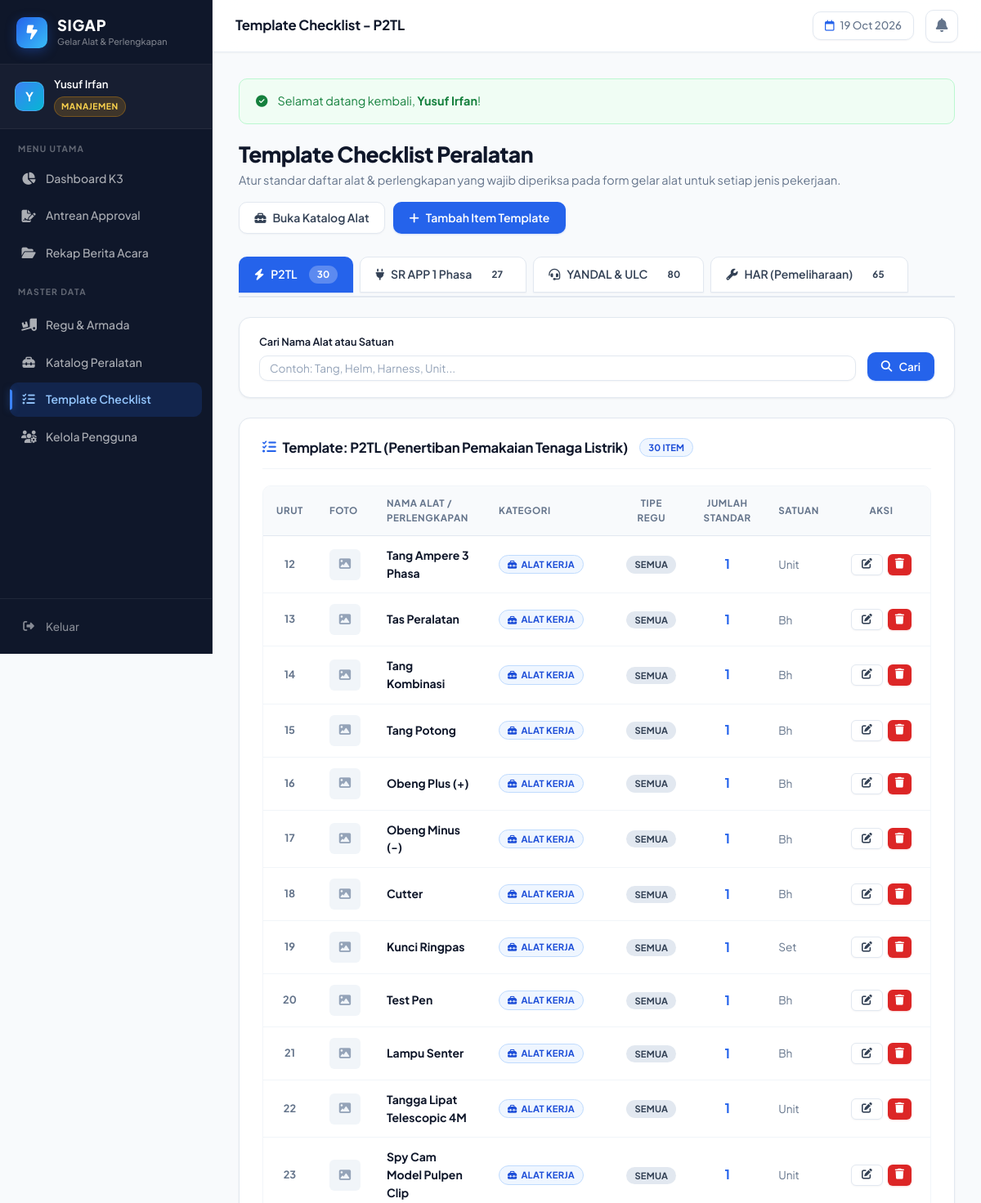
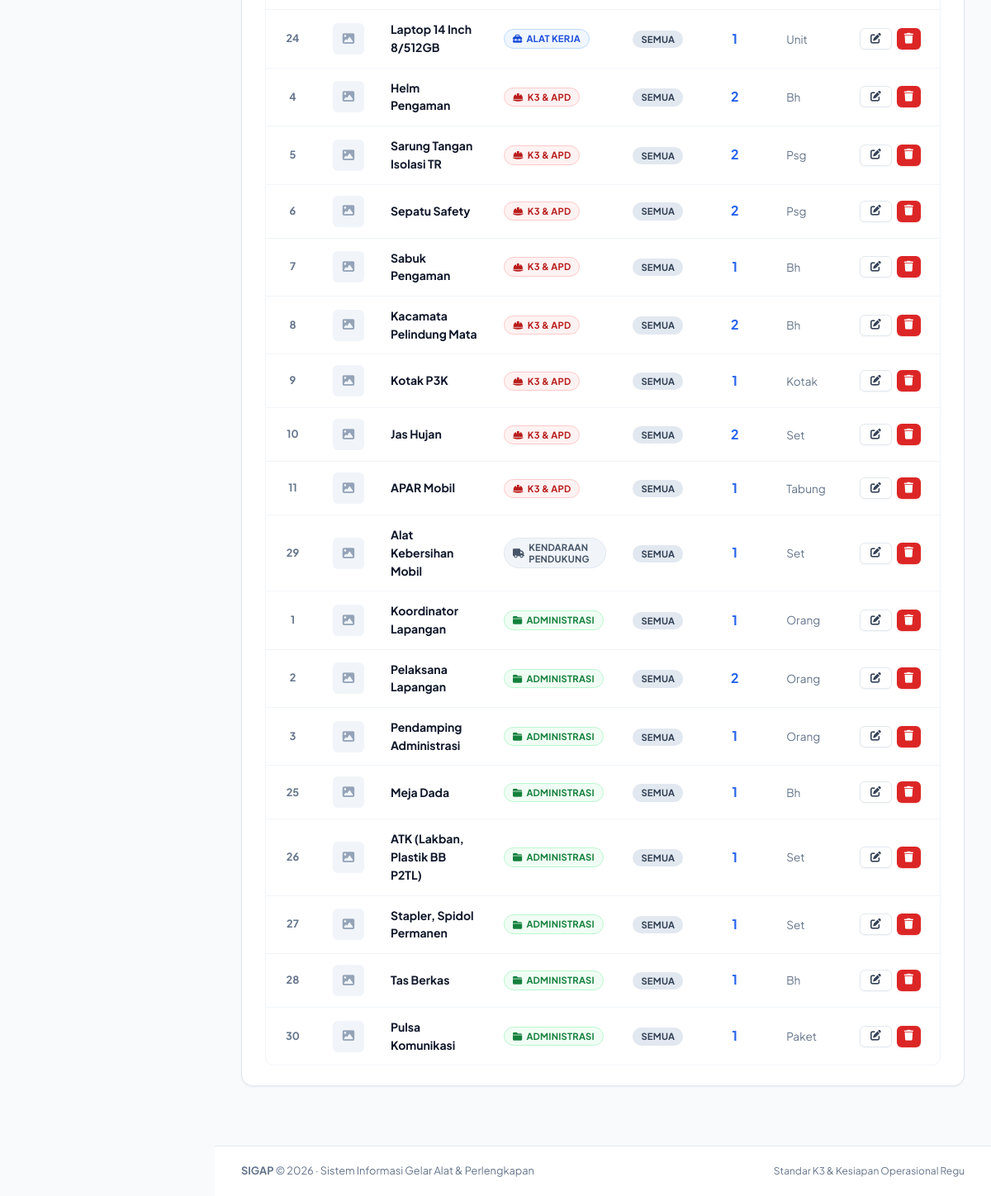
Screenshot of /master/template/index.php (signed in) with the database file from the repository (2 pictures, top to bottom).
### tables this page shows
CREATE TABLE IF NOT EXISTS template_checklist_item (
    id               INT          AUTO_INCREMENT PRIMARY KEY,
    jenis_pekerjaan  ENUM('p2tl', 'sr_app', 'yandal', 'har') NOT NULL,
    regu_tipe        VARCHAR(50)  NOT NULL DEFAULT 'all',
    master_barang_id INT  NOT NULL,
    jumlah_standar   INT  NOT NULL DEFAULT 1,
    urutan           INT  NOT NULL DEFAULT 0,
    INDEX idx_tpl_jenis  (jenis_pekerjaan),
    INDEX idx_tpl_barang (master_barang_id),
    FOREIGN KEY (master_barang_id)
        REFERENCES master_barang(id)
        ON DELETE CASCADE
        ON UPDATE CASCADE
);

CREATE TABLE IF NOT EXISTS master_barang (
    id               INT          AUTO_INCREMENT PRIMARY KEY,
    nama_barang      VARCHAR(150) NOT NULL UNIQUE,
    kategori         ENUM('alat_kerja', 'k3_safety', 'kendaraan_pendukung', 'administrasi') NOT NULL,
    satuan_default   VARCHAR(30)  NOT NULL,
    gambar_referensi VARCHAR(255) NULL,
    created_at       TIMESTAMP    DEFAULT CURRENT_TIMESTAMP,
    updated_at       TIMESTAMP    DEFAULT CURRENT_TIMESTAMP ON UPDATE CURRENT_TIMESTAMP,
    INDEX idx_barang_kategori (kategori),
    INDEX idx_barang_nama     (nama_barang)
);

### includes/auth_check.php (called while the page is built, shortened)
<?php
function base_url($path = '') {
    static $base_dir = null;
    if ($base_dir === null) {
        $project_root = str_replace('\\', '/', realpath(__DIR__ . '/..'));
        $doc_root     = str_replace('\\', '/', realpath(isset($_SERVER['DOCUMENT_ROOT']) ? $_SERVER['DOCUMENT_ROOT'] : ''));
        if ($doc_root && strpos($project_root, $doc_root) === 0) {
            $base_dir = substr($project_root, strlen($doc_root));
        } else {
            $script = isset($_SERVER['SCRIPT_NAME']) ? $_SERVER['SCRIPT_NAME'] : '';
            $base_dir = rtrim(dirname(dirname($script)), '/');
        }
        $base_dir = rtrim($base_dir, '/');
    }
    return $base_dir . '/' . ltrim($path, '/');
}

### master/template/index.php (the view, shortened to what this page needs)
<?php
require_once __DIR__ . '/../../includes/auth_check.php';
$pdo = get_db_connection();
$active_jenis = isset($_GET['jenis']) ? $_GET['jenis'] : 'p2tl';
$search = trim(isset($_GET['q']) ? $_GET['q'] : '');
$counts_stmt = $pdo->query("SELECT jenis_pekerjaan, COUNT(*) as total FROM template_checklist_item GROUP BY jenis_pekerjaan");
$counts_raw = $counts_stmt->fetchAll(PDO::FETCH_KEY_PAIR);
$tab_counts = [
    'p2tl'   => isset($counts_raw['p2tl']) ? $counts_raw['p2tl'] : 0,
    'sr_app' => isset($counts_raw['sr_app']) ? $counts_raw['sr_app'] : 0,
    'yandal' => isset($counts_raw['yandal']) ? $counts_raw['yandal'] : 0,
    'har'    => isset($counts_raw['har']) ? $counts_raw['har'] : 0,
];
$where = ["tci.jenis_pekerjaan = :jenis"];
$params = [':jenis' => $active_jenis];
$where_sql = implode(' AND ', $where);
$stmt = $pdo->prepare("
    SELECT tci.*, mb.nama_barang, mb.kategori, mb.satuan_default, mb.gambar_referensi
    FROM template_checklist_item tci
    JOIN master_barang mb ON tci.master_barang_id = mb.id
    WHERE {$where_sql}
    ORDER BY mb.kategori, tci.urutan, mb.nama_barang
");
$stmt->execute($params);
$items = $stmt->fetchAll();
$kategori_labels = [
    'alat_kerja'          => ['label' => 'Alat Kerja', 'badge' => 'badge-submitted', 'icon' => 'fa-toolbox'],
    'k3_safety'           => ['label' => 'K3 & APD', 'badge' => 'badge-rejected', 'icon' => 'fa-hard-hat'],
    'kendaraan_pendukung' => ['label' => 'Kendaraan Pendukung', 'badge' => 'badge-draft', 'icon' => 'fa-truck'],
    'administrasi'        => ['label' => 'Administrasi', 'badge' => 'badge-approved', 'icon' => 'fa-folder-closed']
];
$jenis_titles = [
    'p2tl'   => 'P2TL (Penertiban Pemakaian Tenaga Listrik)',
    'sr_app' => 'SR APP 1 Phasa (Penyambungan & Bongkar)',
    'yandal' => 'YANDAL & ULC (Pelayanan Gangguan)',
    'har'    => 'HAR (Pemeliharaan Jaringan & Gardu)',
];
require_once __DIR__ . '/../../includes/header.php';
?>
<div style="display:flex; justify-content:space-between; align-items:flex-start; margin-bottom:1.75rem; flex-wrap:wrap; gap:1rem;">
    <div>
        <h1 style="font-size:1.65rem; font-weight:800; letter-spacing:-0.02em; margin-bottom:4px; color:var(--text-main);">Template Checklist Peralatan</h1>
        <p style="color:var(--text-muted); font-size:0.9rem;">Atur standar daftar alat & perlengkapan yang wajib diperiksa pada form gelar alat untuk setiap jenis pekerjaan.</p>
    </div>
    <div style="display:flex; gap:10px;">
        <a href="<?= base_url('master/barang/index.php') ?>" class="btn btn-outline">
            <i class="fa-solid fa-toolbox"></i> Buka Katalog Alat
        </a>
        <button onclick="openModalTambah()" class="btn btn-primary">
            <i class="fa-solid fa-plus"></i> Tambah Item Template
        </button>
    </div>
</div>
<div style="display:flex; gap:8px; margin-bottom:1.5rem; overflow-x:auto; padding-bottom:4px; border-bottom:2px solid var(--border-color);">
    <a href="index.php?jenis=p2tl" class="btn <?= $active_jenis === 'p2tl' ? 'btn-primary' : 'btn-outline' ?>" style="border-radius:var(--radius-md) var(--radius-md) 0 0; padding:10px 18px; font-weight:600; text-decoration:none;">
        <i class="fa-solid fa-bolt"></i> P2TL
        <span class="badge" style="margin-left:6px; background:<?= $active_jenis === 'p2tl' ? 'rgba(255,255,255,0.25)' : 'var(--bg-card)' ?>;"><?= $tab_counts['p2tl'] ?></span>
    </a>
    <a href="index.php?jenis=sr_app" class="btn <?= $active_jenis === 'sr_app' ? 'btn-primary' : 'btn-outline' ?>" style="border-radius:var(--radius-md) var(--radius-md) 0 0; padding:10px 18px; font-weight:600; text-decoration:none;">
        <i class="fa-solid fa-plug"></i> SR APP 1 Phasa
        <span class="badge" style="margin-left:6px; background:<?= $active_jenis === 'sr_app' ? 'rgba(255,255,255,0.25)' : 'var(--bg-card)' ?>;"><?= $tab_counts['sr_app'] ?></span>
    </a>
    <a href="index.php?jenis=yandal" class="btn <?= $active_jenis === 'yandal' ? 'btn-primary' : 'btn-outline' ?>" style="border-radius:var(--radius-md) var(--radius-md) 0 0; padding:10px 18px; font-weight:600; text-decoration:none;">
        <i class="fa-solid fa-headset"></i> YANDAL & ULC
        <span class="badge" style="margin-left:6px; background:<?= $active_jenis === 'yandal' ? 'rgba(255,255,255,0.25)' : 'var(--bg-card)' ?>;"><?= $tab_counts['yandal'] ?></span>
    </a>
    <a href="index.php?jenis=har" class="btn <?= $active_jenis === 'har' ? 'btn-primary' : 'btn-outline' ?>" style="border-radius:var(--radius-md) var(--radius-md) 0 0; padding:10px 18px; font-weight:600; text-decoration:none;">
        <i class="fa-solid fa-wrench"></i> HAR (Pemeliharaan)
        <span class="badge" style="margin-left:6px; background:<?= $active_jenis === 'har' ? 'rgba(255,255,255,0.25)' : 'var(--bg-card)' ?>;"><?= $tab_counts['har'] ?></span>
    </a>
</div>
<div class="card" style="margin-bottom:1.5rem; padding:1.25rem 1.5rem;">
    <form method="GET" style="display:flex; gap:14px; flex-wrap:wrap; align-items:flex-end;">
        <div style="flex:1; min-width:240px;">
            <label class="form-label" style="font-size:0.8rem;">Cari Nama Alat atau Satuan</label>
            <input type="text" name="q" class="form-control" placeholder="Contoh: Tang, Helm, Harness, Unit..." value="<?= htmlspecialchars($search) ?>" style="font-size:0.85rem; padding:6px 12px;">
        </div>
        <div style="display:flex; gap:8px;">
            <button type="submit" class="btn btn-primary" style="padding:7px 16px; font-size:0.85rem;">
                <i class="fa-solid fa-magnifying-glass"></i> Cari
            </button>
        </div>
    </form>
</div>
<div class="card">
    <div class="card-header">
        <h2 class="card-title">
            <i class="fa-solid fa-list-check" style="color:var(--primary);"></i>
            Template: <?= htmlspecialchars(isset($jenis_titles[$active_jenis]) ? $jenis_titles[$active_jenis] : strtoupper($active_jenis)) ?>
            <span class="badge badge-submitted" style="font-size:0.7rem; margin-left:6px;"><?= count($items) ?> item</span>
        </h2>
    </div>
    <?php if (empty($items)): ?>
        <div style="text-align:center; padding:3rem 1rem; color:var(--text-muted);">
            <div style="width:48px; height:48px; border-radius:50%; background:#f1f5f9; color:#64748b; display:flex; align-items:center; justify-content:center; margin:0 auto 10px; font-size:1.3rem;">
                <i class="fa-solid fa-clipboard-list"></i>
            </div>
            <strong style="color:var(--text-main);">Belum ada item checklist untuk jenis pekerjaan ini</strong>
            <p style="font-size:0.825rem; margin-top:2px;">Klik tombol "Tambah Item Template" di atas untuk menambahkan alat ke dalam template checklist.</p>
        </div>
    <?php else: ?>
        <div class="table-responsive">
            <table class="data-table">
                <thead>
                    <tr>
                        <th width="40px" style="text-align:center;">Urut</th>
                        <th width="50px">Foto</th>
                        <th>Nama Alat / Perlengkapan</th>
                        <th>Kategori</th>
                        <th style="text-align:center;">Tipe Regu</th>
                        <th style="text-align:center;">Jumlah Standar</th>
                        <th>Satuan</th>
                        <th style="text-align:center; width:120px;">Aksi</th>
                    </tr>
                </thead>
                <tbody>
                    <?php foreach ($items as $i => $row): ?>
                        <?php $kat_info = isset($kategori_labels[$row['kategori']]) ? $kategori_labels[$row['kategori']] : ['label' => $row['kategori'], 'badge' => 'badge-draft', 'icon' => 'fa-tag']; ?>
                        <tr>
                            <td style="text-align:center; font-weight:700; color:var(--text-muted); font-size:0.8rem;">
                                <?= $row['urutan'] ?>
                            </td>
                            <td>
                                <?php if (!empty($row['gambar_referensi'])): ?>
                                    <img src="<?= base_url('uploads/referensi/' . htmlspecialchars($row['gambar_referensi'])) ?>"
                                         style="width:38px; height:38px; object-fit:cover; border-radius:var(--radius-sm); border:1px solid var(--border-color); cursor:pointer;"
                                         onclick="previewImage(this.src, '<?= addslashes(htmlspecialchars($row['nama_barang'])) ?>')"
                                         title="Klik perbesar">
                                <?php else: ?>
                                    <div style="width:38px; height:38px; border-radius:var(--radius-sm); background:#f1f5f9; color:#94a3b8; display:flex; align-items:center; justify-content:center; font-size:0.9rem;">
                                        <i class="fa-solid fa-image"></i>
                                    </div>
                                <?php endif; ?>
                            </td>
                            <td>
                                <strong style="color:var(--text-main); font-size:0.875rem;"><?= htmlspecialchars($row['nama_barang']) ?></strong>
                            </td>
                            <td>
                                <span class="badge <?= $kat_info['badge'] ?>" style="font-size:0.7rem;">
                                    <i class="fa-solid <?= $kat_info['icon'] ?>"></i> <?= $kat_info['label'] ?>
                                </span>
                            </td>
                            <td style="text-align:center;">
                                <?php if ($row['regu_tipe'] === 'all'): ?>
                                    <span class="badge" style="background:#e2e8f0; color:#334155; font-size:0.7rem;">Semua</span>
                                <?php elseif ($row['regu_tipe'] === 'roda_3'): ?>
                                    <span class="badge" style="background:#e0e7ff; color:#3730a3; font-size:0.7rem;">Roda 3</span>
                                <?php elseif ($row['regu_tipe'] === 'roda_2'): ?>
                                    <span class="badge" style="background:#fef3c7; color:#92400e; font-size:0.7rem;">Roda 2</span>
                                <?php elseif ($row['regu_tipe'] === 'yandal_mobil'): ?>
                                    <span class="badge" style="background:#dbeafe; color:#1e40af; font-size:0.7rem;">Mobil Yandal</span>
                                <?php elseif ($row['regu_tipe'] === 'ulc_motor'): ?>
                                    <span class="badge" style="background:#fef3c7; color:#b45309; font-size:0.7rem;">ULC Motor</span>
                                <?php else: ?>
                                    <span class="badge" style="background:#f1f5f9; color:#475569; font-size:0.7rem;"><?= htmlspecialchars($row['regu_tipe']) ?></span>
                                <?php endif; ?>
                            </td>
                            <td style="text-align:center;">
                                <strong style="font-size:1rem; color:var(--primary);"><?= $row['jumlah_standar'] ?></strong>
                            </td>
                            <td style="font-size:0.85rem; color:var(--text-muted);">
                                <?= htmlspecialchars($row['satuan_default']) ?>
                            </td>
                            <td style="text-align:center; white-space:nowrap;">
                                <div style="display:inline-flex; gap:6px;">
                                    <button onclick='openModalEdit(<?= json_encode($row) ?>)' class="btn btn-outline btn-sm" title="Edit Item">
                                        <i class="fa-solid fa-pen-to-square"></i>
                                    </button>
                                    <button onclick="confirmHapus(<?= $row['id'] ?>, '<?= addslashes(htmlspecialchars($row['nama_barang'])) ?>')" class="btn btn-danger btn-sm" style="padding:4px 8px;" title="Hapus">
                                        <i class="fa-solid fa-trash"></i>
                                    </button>
                                </div>
                            </td>
                        </tr>
                    <?php endforeach; ?>
                </tbody>
            </table>
        </div>
    <?php endif; ?>
</div>
<?php require_once __DIR__ . '/../../includes/footer.php'; ?>

### rows the page displays
template_checklist_item: urutan "12", master_barang.nama_barang "Tang Ampere 3 Phasa", master_barang.kategori "ALAT KERJA", regu_tipe "SEMUA", jumlah_standar "1", master_barang.satuan_default "Unit"
template_checklist_item: urutan "13", master_barang.nama_barang "Tas Peralatan", master_barang.kategori "ALAT KERJA", regu_tipe "SEMUA", jumlah_standar "1", master_barang.satuan_default "Bh"
template_checklist_item: urutan "14", master_barang.nama_barang "Tang Kombinasi", master_barang.kategori "ALAT KERJA", regu_tipe "SEMUA", jumlah_standar "1", master_barang.satuan_default "Bh"
template_checklist_item: urutan "15", master_barang.nama_barang "Tang Potong", master_barang.kategori "ALAT KERJA", regu_tipe "SEMUA", jumlah_standar "1", master_barang.satuan_default "Bh"
template_checklist_item: urutan "16", master_barang.nama_barang "Obeng Plus (+)", master_barang.kategori "ALAT KERJA", regu_tipe "SEMUA", jumlah_standar "1", master_barang.satuan_default "Bh"
template_checklist_item: urutan "17", master_barang.nama_barang "Obeng Minus (-)", master_barang.kategori "ALAT KERJA", regu_tipe "SEMUA", jumlah_standar "1", master_barang.satuan_default "Bh"
template_checklist_item: urutan "18", master_barang.nama_barang "Cutter", master_barang.kategori "ALAT KERJA", regu_tipe "SEMUA", jumlah_standar "1", master_barang.satuan_default "Bh"
template_checklist_item: urutan "19", master_barang.nama_barang "Kunci Ringpas", master_barang.kategori "ALAT KERJA", regu_tipe "SEMUA", jumlah_standar "1", master_barang.satuan_default "Set"
template_checklist_item: urutan "20", master_barang.nama_barang "Test Pen", master_barang.kategori "ALAT KERJA", regu_tipe "SEMUA", jumlah_standar "1", master_barang.satuan_default "Bh"
template_checklist_item: urutan "21", master_barang.nama_barang "Lampu Senter", master_barang.kategori "ALAT KERJA", regu_tipe "SEMUA", jumlah_standar "1", master_barang.satuan_default "Bh"
template_checklist_item: urutan "22", master_barang.nama_barang "Tangga Lipat Telescopic 4M", master_barang.kategori "ALAT KERJA", regu_tipe "SEMUA", jumlah_standar "1", master_barang.satuan_default "Unit"
template_checklist_item: urutan "23", master_barang.nama_barang "Spy Cam Model Pulpen Clip", master_barang.kategori "ALAT KERJA", regu_tipe "SEMUA", jumlah_standar "1", master_barang.satuan_default "Unit"
template_checklist_item: urutan "24", master_barang.nama_barang "Laptop 14 Inch 8/512GB", master_barang.kategori "ALAT KERJA", regu_tipe "SEMUA", jumlah_standar "1", master_barang.satuan_default "Unit"
template_checklist_item: urutan "4", master_barang.nama_barang "Helm Pengaman", master_barang.kategori "K3 & APD", regu_tipe "SEMUA", jumlah_standar "2", master_barang.satuan_default "Bh"
template_checklist_item: urutan "5", master_barang.nama_barang "Sarung Tangan Isolasi TR", master_barang.kategori "K3 & APD", regu_tipe "SEMUA", jumlah_standar "2", master_barang.satuan_default "Psg"
template_checklist_item: urutan "6", master_barang.nama_barang "Sepatu Safety", master_barang.kategori "K3 & APD", regu_tipe "SEMUA", jumlah_standar "2", master_barang.satuan_default "Psg"
template_checklist_item: urutan "7", master_barang.nama_barang "Sabuk Pengaman", master_barang.kategori "K3 & APD", regu_tipe "SEMUA", jumlah_standar "1", master_barang.satuan_default "Bh"
template_checklist_item: urutan "8", master_barang.nama_barang "Kacamata Pelindung Mata", master_barang.kategori "K3 & APD", regu_tipe "SEMUA", jumlah_standar "2", master_barang.satuan_default "Bh"
template_checklist_item: urutan "9", master_barang.nama_barang "Kotak P3K", master_barang.kategori "K3 & APD", regu_tipe "SEMUA", jumlah_standar "1", master_barang.satuan_default "Kotak"
template_checklist_item: urutan "10", master_barang.nama_barang "Jas Hujan", master_barang.kategori "K3 & APD", regu_tipe "SEMUA", jumlah_standar "2", master_barang.satuan_default "Set"
template_checklist_item: urutan "11", master_barang.nama_barang "APAR Mobil", master_barang.kategori "K3 & APD", regu_tipe "SEMUA", jumlah_standar "1", master_barang.satuan_default "Tabung"
template_checklist_item: urutan "29", master_barang.nama_barang "Alat Kebersihan Mobil", master_barang.kategori "KENDARAAN PENDUKUNG", regu_tipe "SEMUA", jumlah_standar "1", master_barang.satuan_default "Set"
template_checklist_item: urutan "1", master_barang.nama_barang "Koordinator Lapangan", master_barang.kategori "ADMINISTRASI", regu_tipe "SEMUA", jumlah_standar "1", master_barang.satuan_default "Orang"
template_checklist_item: urutan "2", master_barang.nama_barang "Pelaksana Lapangan", master_barang.kategori "ADMINISTRASI", regu_tipe "SEMUA", jumlah_standar "2", master_barang.satuan_default "Orang"
template_checklist_item: urutan "3", master_barang.nama_barang "Pendamping Administrasi", master_barang.kategori "ADMINISTRASI", regu_tipe "SEMUA", jumlah_standar "1", master_barang.satuan_default "Orang"
template_checklist_item: urutan "25", master_barang.nama_barang "Meja Dada", master_barang.kategori "ADMINISTRASI", regu_tipe "SEMUA", jumlah_standar "1", master_barang.satuan_default "Bh"
template_checklist_item: urutan "26", master_barang.nama_barang "ATK (Lakban, Plastik BB P2TL)", master_barang.kategori "ADMINISTRASI", regu_tipe "SEMUA", jumlah_standar "1", master_barang.satuan_default "Set"
template_checklist_item: urutan "27", master_barang.nama_barang "Stapler, Spidol Permanen", master_barang.kategori "ADMINISTRASI", regu_tipe "SEMUA", jumlah_standar "1", master_barang.satuan_default "Set"
template_checklist_item: urutan "28", master_barang.nama_barang "Tas Berkas", master_barang.kategori "ADMINISTRASI", regu_tipe "SEMUA", jumlah_standar "1", master_barang.satuan_default "Bh"
template_checklist_item: urutan "30", master_barang.nama_barang "Pulsa Komunikasi", master_barang.kategori "ADMINISTRASI", regu_tipe "SEMUA", jumlah_standar "1", master_barang.satuan_default "Paket"

### other values shown
substr($user['nama_lengkap'], 0, 1) "Y"
$user['nama_lengkap'] "Yusuf Irfan"
$page_title "Template Checklist - P2TL"
$flash_success "Selamat datang kembali, Yusuf Irfan !"
$tab_counts['p2tl'] "30"
$tab_counts['sr_app'] "27"
$tab_counts['yandal'] "80"
$tab_counts['har'] "65"
count($items) "30"
